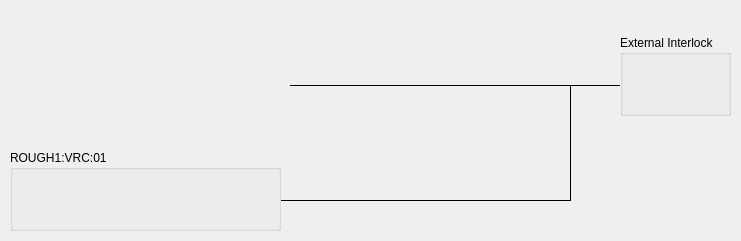
<?xml version="1.0" encoding="UTF-8"?>
<ui version="4.0">
 <class>Form</class>
 <widget class="QWidget" name="Form">
  <property name="geometry">
   <rect>
    <x>0</x>
    <y>0</y>
    <width>741</width>
    <height>241</height>
   </rect>
  </property>
  <property name="windowTitle">
   <string>Form</string>
  </property>
  <layout class="QVBoxLayout" name="verticalLayout">
   <property name="leftMargin">
    <number>0</number>
   </property>
   <property name="topMargin">
    <number>0</number>
   </property>
   <property name="rightMargin">
    <number>0</number>
   </property>
   <property name="bottomMargin">
    <number>0</number>
   </property>
   <item>
    <widget class="QScrollArea" name="scrollArea">
     <property name="frameShape">
      <enum>QFrame::NoFrame</enum>
     </property>
     <property name="frameShadow">
      <enum>QFrame::Plain</enum>
     </property>
     <property name="sizeAdjustPolicy">
      <enum>QAbstractScrollArea::AdjustToContents</enum>
     </property>
     <property name="widgetResizable">
      <bool>false</bool>
     </property>
     <property name="alignment">
      <set>Qt::AlignLeading|Qt::AlignLeft|Qt::AlignTop</set>
     </property>
     <widget class="QWidget" name="scrollAreaWidgetContents">
      <property name="geometry">
       <rect>
        <x>0</x>
        <y>0</y>
        <width>741</width>
        <height>241</height>
       </rect>
      </property>
      <widget class="Line" name="line_3">
       <property name="geometry">
        <rect>
         <x>280</x>
         <y>190</y>
         <width>291</width>
         <height>21</height>
        </rect>
       </property>
       <property name="frameShadow">
        <enum>QFrame::Plain</enum>
       </property>
       <property name="orientation">
        <enum>Qt::Horizontal</enum>
       </property>
      </widget>
      <widget class="Line" name="line_2">
       <property name="geometry">
        <rect>
         <x>560</x>
         <y>85</y>
         <width>21</width>
         <height>116</height>
        </rect>
       </property>
       <property name="frameShadow">
        <enum>QFrame::Plain</enum>
       </property>
       <property name="orientation">
        <enum>Qt::Vertical</enum>
       </property>
      </widget>
      <widget class="Line" name="line">
       <property name="geometry">
        <rect>
         <x>290</x>
         <y>75</y>
         <width>431</width>
         <height>21</height>
        </rect>
       </property>
       <property name="frameShadow">
        <enum>QFrame::Plain</enum>
       </property>
       <property name="orientation">
        <enum>Qt::Horizontal</enum>
       </property>
      </widget>
      <widget class="PyDMEmbeddedDisplay" name="PyDMEmbeddedDisplay">
       <property name="geometry">
        <rect>
         <x>10</x>
         <y>10</y>
         <width>541</width>
         <height>121</height>
        </rect>
       </property>
       <property name="toolTip">
        <string/>
       </property>
       <property name="lineWidth">
        <number>0</number>
       </property>
       <property name="filename" stdset="0">
        <string>/cds/group/pcds/epics-dev/screens/pydm/tmo_screens/vac_screens/interlock_screens/dif_pressure_ok.ui</string>
       </property>
      </widget>
      <widget class="QGroupBox" name="groupBox_9">
       <property name="geometry">
        <rect>
         <x>620</x>
         <y>35</y>
         <width>111</width>
         <height>81</height>
        </rect>
       </property>
       <property name="autoFillBackground">
        <bool>true</bool>
       </property>
       <property name="title">
        <string>External Interlock</string>
       </property>
       <layout class="QVBoxLayout" name="verticalLayout_9">
        <item>
         <widget class="PyDMByteIndicator" name="PyDMByteIndicator_11">
          <property name="toolTip">
           <string/>
          </property>
          <property name="channel" stdset="0">
           <string>ca://TMO:ROUGH1:VRC:02:EXT_ILK_OK_RBV</string>
          </property>
          <property name="showLabels" stdset="0">
           <bool>false</bool>
          </property>
          <property name="circles" stdset="0">
           <bool>true</bool>
          </property>
         </widget>
        </item>
       </layout>
      </widget>
      <widget class="QGroupBox" name="groupBox_2">
       <property name="geometry">
        <rect>
         <x>10</x>
         <y>150</y>
         <width>271</width>
         <height>81</height>
        </rect>
       </property>
       <property name="autoFillBackground">
        <bool>true</bool>
       </property>
       <property name="title">
        <string>ROUGH1:VRC:01</string>
       </property>
       <layout class="QVBoxLayout" name="verticalLayout_2">
        <item>
         <widget class="PyDMByteIndicator" name="PyDMByteIndicator_2">
          <property name="toolTip">
           <string/>
          </property>
          <property name="channel" stdset="0">
           <string>ca://TMO:ROUGH1:VRC:01:CLS_DI_RBV</string>
          </property>
          <property name="circles" stdset="0">
           <bool>true</bool>
          </property>
          <property name="labels" stdset="0">
           <stringlist>
            <string>CLS_DI</string>
           </stringlist>
          </property>
         </widget>
        </item>
       </layout>
      </widget>
      <zorder>line</zorder>
      <zorder>line_3</zorder>
      <zorder>line_2</zorder>
      <zorder>PyDMEmbeddedDisplay</zorder>
      <zorder>groupBox_9</zorder>
      <zorder>groupBox_2</zorder>
     </widget>
    </widget>
   </item>
  </layout>
 </widget>
 <customwidgets>
  <customwidget>
   <class>PyDMByteIndicator</class>
   <extends>QWidget</extends>
   <header>pydm.widgets.byte</header>
  </customwidget>
  <customwidget>
   <class>PyDMEmbeddedDisplay</class>
   <extends>QFrame</extends>
   <header>pydm.widgets.embedded_display</header>
  </customwidget>
 </customwidgets>
 <resources/>
 <connections/>
</ui>
